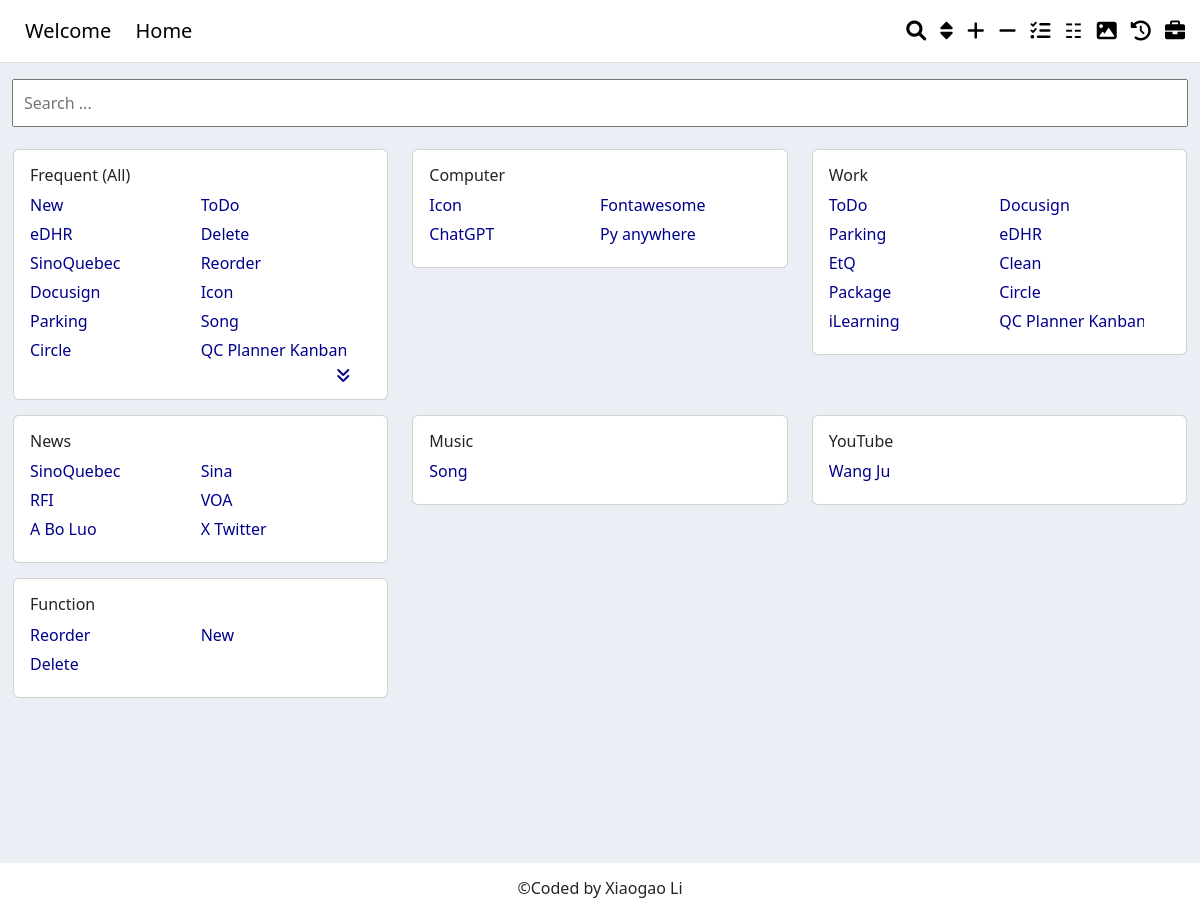
Screenshot of /index_list/ with the database file from the repository.
### websites/models.py (models this page shows, shortened)
class Index(models.Model):
    key_words = models.CharField(max_length=2083, null=True)
    address = models.CharField(max_length=2083, null=True)
    date_created = models.DateTimeField(auto_now_add=True, null=True, blank=True)
    last_click_date = models.DateTimeField(null=True, blank=True)
    click_times = models.IntegerField(default=0, null=True)
    website_image_url = models.CharField(max_length=2083, null=True, blank=True)
    website_image = models.ImageField(upload_to=upload_location, null=True, blank=True)
    website_index_position_num = models.IntegerField(default=999, null=True)
    category = models.ForeignKey(IndexCategory, on_delete=models.SET_NULL, null=True, blank=True)

class IndexCategory(models.Model):
    category_name = models.CharField(max_length=1028, null=True)
    category_order_num = models.IntegerField(default=99, null=True)

### websites/views.py (the view)
# urls.py: path('index_list/', index_list, name='index_list'),  # show index list
def index_list(request):
    categories = IndexCategory.objects.all().order_by('category_order_num')
    indexes_by_category = {}
    for category in categories:
        indexes_category = Index.objects.filter(category=category)
        indexes_by_category[category] = indexes_category
    indexes = Index.objects.all().order_by('-click_times')
    context = {
        'indexes_by_category': indexes_by_category,
        'indexes': indexes,
    }
    return render(request, 'websites/index_list.html', context)

### websites/templates/websites/index_list.html (shortened to what this page needs)
{% extends 'base.html' %}
{% load static %}
{% block content %}
<div class="row" style="margin: 12px">
    <input type="text" id="searchInput" placeholder="Search ..." autofocus>
</div>
<div class="row" style="margin: 1px" id="six_blockers">
    <div class="col-md-4 block1">
        <div class="card card-body">
            <h6>Frequent (All)</h6>
            <div class="category-container" id="indexContainer">
                {% for index in indexes|slice:":12" %}
                    <div class="index-item">
                        <a href="{{ index.address }}" target="_blank" onclick="recordClick({{ index.id }})" class="blue-link ellipsis-link">{{ index.key_words }}</a><br>
                    </div>
                {% endfor %}
                {% if indexes|length > 12 %}
                    <a href="#" class="blue-link more-link" style="margin-left: 90%;" id="loadMoreBtn" onclick="loadMore()"><i class="fas fa-angle-double-down"></i></a>
                {% endif %}
            </div>
        </div>
    </div>
    {% for category, indexes in indexes_by_category.items %}
        <div class="col-md-4">
            <div class="card card-body">
                <h6>{{ category.category_name }}</h6>
                {% if category_pk == category.category_name %}
                    <div class="category-container">
                        {% for index in indexes %}
                            <div class="index-item">
                                <a href="{{ index.address }}" target="_blank" onclick="recordClick({{ index.id }})" class="blue-link ellipsis-link">{{index.key_words}}</a><br>
                            </div>
                        {% endfor %}
                        {% if indexes|length > 12 %}
                            <a href="{% url 'index_view_new' %}" class="blue-link more-link" style="margin-left: 90%;" id="loadLessBtnCategory1" onclick="loadLess()" ><i class="fas fa-angle-double-up"></i></a>
                        {% endif %}
                {% else %}
                    <div class="category-container">
                        {% for index in indexes|slice:":12" %}
                            <div class="index-item">
                                <a href="{{ index.address }}" target="_blank" onclick="recordClick({{ index.id }})" class="blue-link ellipsis-link">{{index.key_words}}</a><br>
                            </div>
                        {% endfor %}
                {% endif %}
                </div>
            </div>
        </div>
    {% endfor %}
</div>
{% endblock content %}

### templates/snippets/base_css.html (style rules this page uses)
.blue-link { color: darkblue; text-decoration: none; }
input[type="text"] { width: 100%; padding: 10px; margin: 0 auto; margin-bottom: 10px; }

### websites/templates/websites/index_list.html (style rules this page uses)
.category-container { display: flex; flex-wrap: wrap; justify-content: space-between; }
.index-item { width: 50%; margin-bottom: 5px; }
.ellipsis-link { display: inline-block; overflow: hidden; white-space: nowrap; max-width: 85%; }
.card { margin-bottom: 15px; }

### rows the page displays
Index: key_words "New"
Index: key_words "ToDo"
Index: key_words "eDHR"
Index: key_words "Delete"
Index: key_words "SinoQuebec"
Index: key_words "Reorder"
Index: key_words "Docusign"
Index: key_words "Icon"
Index: key_words "Parking"
Index: key_words "Song"
Index: key_words "Circle"
Index: key_words "QC Planner…"
IndexCategory: category_name "Computer"
Index: key_words "Fontawesome"
Index: key_words "ChatGPT"
Index: key_words "Py anywhere"
IndexCategory: category_name "Work"
Index: key_words "EtQ"
Index: key_words "Clean"
Index: key_words "Package"
Index: key_words "iLearning"
IndexCategory: category_name "News"
Index: key_words "Sina"
Index: key_words "RFI"
Index: key_words "VOA"
Index: key_words "A Bo Luo"
Index: key_words "X Twitter"
IndexCategory: category_name "Music"
IndexCategory: category_name "YouTube"
Index: key_words "Wang Ju"
IndexCategory: category_name "Function"
